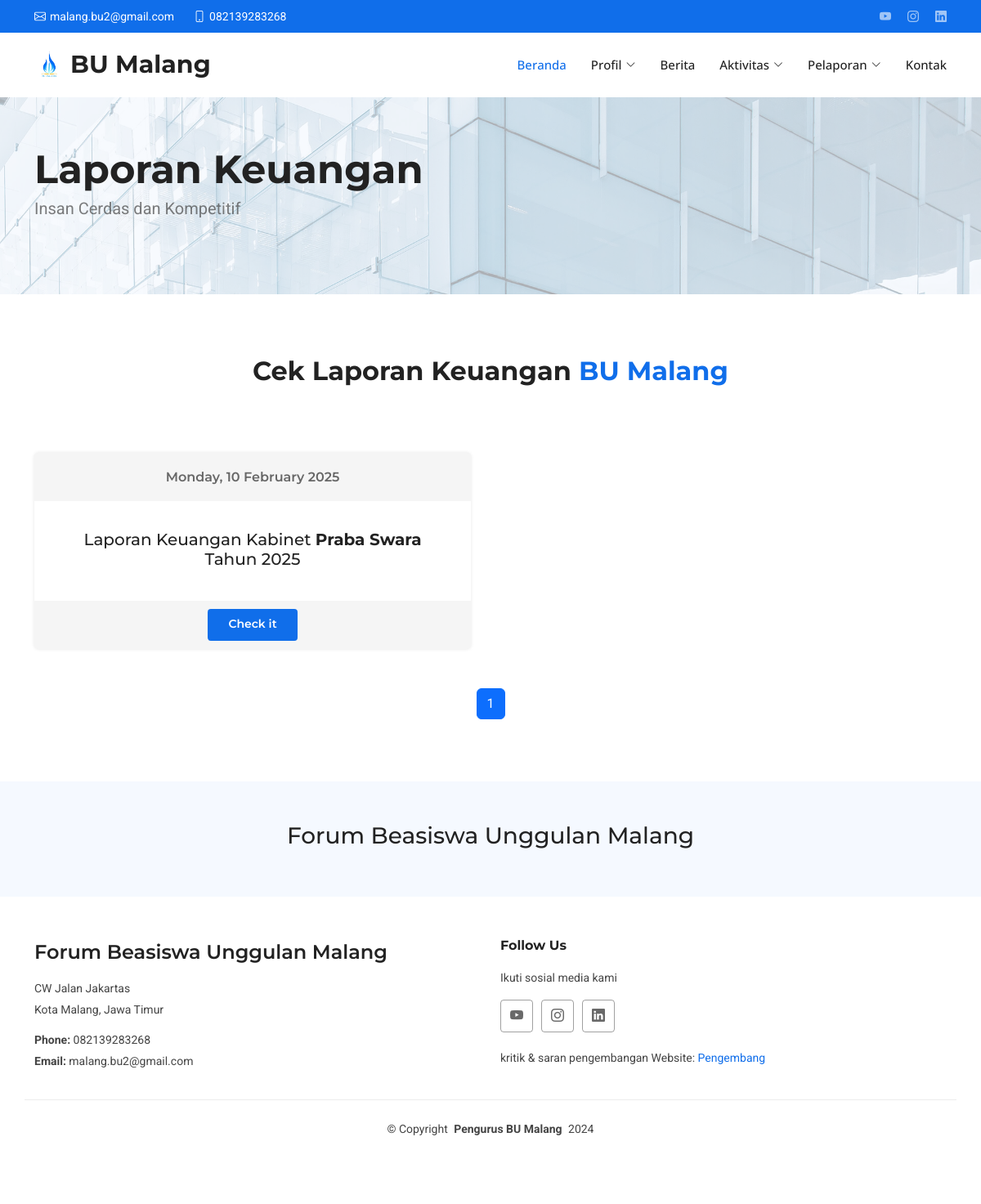
Screenshot of /pages/profil/lapkeu/laporan-keuangan.php with the database file from the repository.
### tables this page shows
CREATE TABLE `footer` (
  `id_footer` int(11) NOT NULL,
  `alamat_bu` varchar(255) NOT NULL,
  `nomor_bu` varchar(255) NOT NULL,
  `email_bu` varchar(255) NOT NULL,
  `youtube_bu` varchar(255) NOT NULL,
  `ig_bu` varchar(255) NOT NULL,
  `linkedin_bu` varchar(255) NOT NULL,
  `pengembang_bu` varchar(255) NOT NULL
);

CREATE TABLE `lap_keuangan` (
  `id_lap_keuangan` int(11) NOT NULL,
  `waktu` datetime NOT NULL,
  `kabinet` varchar(255) NOT NULL,
  `tahun` char(20) NOT NULL,
  `link` longtext NOT NULL
);

### pages/profil/lapkeu/laporan-keuangan.php (the view, shortened to what this page needs)
<?php
include '../../../connections/conn.php';
$contents = [];
$query = "SELECT * FROM lap_keuangan ORDER BY waktu DESC";
$result = $conn->query($query);
while ($row = $result->fetch_assoc()) {
    $contents[] = [
        "id_lap_keuangan" => $row['id_lap_keuangan'],
        "waktu" => date('l, d F Y', strtotime($row['waktu'])),
        "kabinet" => $row['kabinet'],
        "tahun" => $row['tahun']
    ];
}
$perPage = 6;
$total = count($contents);
$totalPages = ceil($total / $perPage);
$page = isset($_GET['page']) ? (int)$_GET['page'] : 1;
$page = max($page, 1);
$page = min($page, $totalPages);
$start = ($page - 1) * $perPage;
$displayContents = array_slice($contents, $start, $perPage);
$query = "SELECT * FROM footer";
$result = $conn->query($query);
$row = $result->fetch_assoc();
$footer = [
    "alamat_bu" => $row['alamat_bu'],
    "nomor_bu" => $row['nomor_bu'],
    "email_bu" => $row['email_bu'],
    "youtube_bu" => $row['youtube_bu'],
    "ig_bu" => $row['ig_bu'],
    "linkedin_bu" => $row['linkedin_bu'],
    "pengembang_bu" => $row['pengembang_bu'],
];
?>
<!DOCTYPE html>
<html lang="en">
<?php include '../../../components/head.php' ?>
<body class="index-page">
    <header id="header" class="header sticky-top">
        <div class="topbar d-flex align-items-center">
            <div class="container d-flex justify-content-center justify-content-md-between">
                <div class="contact-info d-flex align-items-center">
                    <i class="bi bi-envelope d-flex align-items-center"><a href="<?= $footer['email_bu'] ?>"><?= $footer['email_bu'] ?></a></i>
                    <i class="bi bi-phone d-flex align-items-center ms-4"><span><?= $footer['nomor_bu'] ?></span></i>
                </div>
                <div class="social-links d-none d-md-flex align-items-center">
                    <a href="<?= $footer['youtube_bu'] ?>" class="youtube"><i class="bi bi-youtube"></i></a>
                    <a href="<?= $footer['ig_bu'] ?>" class="instagram"><i class="bi bi-instagram"></i></a>
                    <a href="<?= $footer['linkedin_bu'] ?>" class="linkedin"><i class="bi bi-linkedin"></i></a>
                </div>
            </div>
        </div>
        <div class="branding d-flex align-items-cente">
            <div class="container position-relative d-flex align-items-center justify-content-between">
                <?php include '../../../components/navbar.php' ?>
            </div>
        </div>
    </header>
    <main class="main">
        <section id="hero" class="hero1 section light-background">
            <div class="container">
                <div class="row gy-4">
                    <div class="col-lg-8 order-2 order-lg-1 d-flex flex-column justify-content-center" data-aos="zoom-out">
                        <h1>Laporan Keuangan</h1>
                        <p>Insan Cerdas dan Kompetitif</p>
                    </div>
                </div>
            </div>
        </section>
        <section id="contents" class="contents section">
            <div class="container section-title" data-aos="fade-up">
                <p><span>Cek Laporan Keuangan</span> <span class="description-title">BU Malang</span></p>
            </div>
            <div class="container">
                <div class="row gy-3">
                    <div class="row gy-3">
                        <?php foreach ($displayContents as $content): ?>
                            <div class="col-xl-6 col-lg-12" data-aos="fade-up">
                                <div class="contents-item">
                                    <h3><?= $content['waktu']; ?></h3>
                                    <ul>
                                        <h5>Laporan Keuangan Kabinet <strong><?= $content['kabinet']; ?></strong> <br> Tahun <?= $content['tahun'] ?></h5>
                                    </ul>
                                    <div class="btn-wrap">
                                        <a href="pages/profil/lapkeu/pages-laporan-keuangan.php?id=<?= $content['id_lap_keuangan']; ?>" class="btn-buy">Check it</a>
                                    </div>
                                </div>
                            </div>
                        <?php endforeach; ?>
                    </div>
                </div>
                <nav>
                    <ul class="pagination justify-content-center pt-5">
                        <?php for ($i = 1; $i <= $totalPages; $i++): ?>
                            <li class="page-item <?= $i == $page ? 'active' : ''; ?>">
                                <a class="page-link" href="<?= $_SERVER['PHP_SELF']; ?>?page=<?= $i; ?>"><?= $i; ?></a>
                            </li>
                        <?php endfor; ?>
                    </ul>
                </nav>
            </div>
        </section>
    </main>
    <footer id="footer" class="footer">
        <div class="footer-newsletter">
            <div class="container">
                <div class="row justify-content-center text-center">
                    <div class="col-lg-6">
                        <h3>Forum Beasiswa Unggulan Malang</h5>
                    </div>
                </div>
            </div>
        </div>
        <div class="container footer-top">
            <?php include '../../../components/footer.php' ?>
        </div>
        <div class="container copyright text-center mt-4">
            <p>© <span>Copyright</span> <strong class="px-1 sitename">Pengurus BU Malang</strong> <span>2024</span></p>
        </div>
    </footer>
</body>
</html>

### components/footer.php
<div class="row gy-4">
    <div class="col-lg-6 col-md-12 footer-about">
        <a href="index.html" class="d-flex align-items-center">
            <span class="sitename">Forum Beasiswa Unggulan Malang</span>
        </a>
        <div class="footer-contact pt-3">
            <p><?= $footer['alamat_bu'] ?></p>
            <p>Kota Malang, Jawa Timur</p>
            <p class="mt-3"><strong>Phone:</strong> <span><?= $footer['nomor_bu'] ?></span></p>
            <p><strong>Email:</strong> <span><?= $footer['email_bu'] ?></span></p>
        </div>
    </div>
    <div class="col-lg-6 col-md-12">
        <h4>Follow Us</h4>
        <p>Ikuti sosial media kami</p>
        <div class="social-links d-flex">
            <a href="<?= $footer['youtube_bu'] ?>" target="_blank"><i class="bi bi-youtube"></i></a>
            <a href="<?= $footer['ig_bu'] ?>" target="_blank"><i class="bi bi-instagram"></i></a>
            <a href="<?= $footer['linkedin_bu'] ?>" target="_blank"><i class="bi bi-linkedin"></i></a>
        </div>
        <br>
        <p>kritik & saran pengembangan Website: <a href="https://wa.me/<?= $footer['pengembang_bu'] ?>" target="_blank">Pengembang</a> </p>
    </div>
</div>

### rows the page displays
footer: email_bu "malang.bu2@gmail.com", nomor_bu "082139283268", alamat_bu "CW Jalan Jakartas"
lap_keuangan: waktu "Monday, 10 February 2025", kabinet "Praba Swara", tahun "2025"
